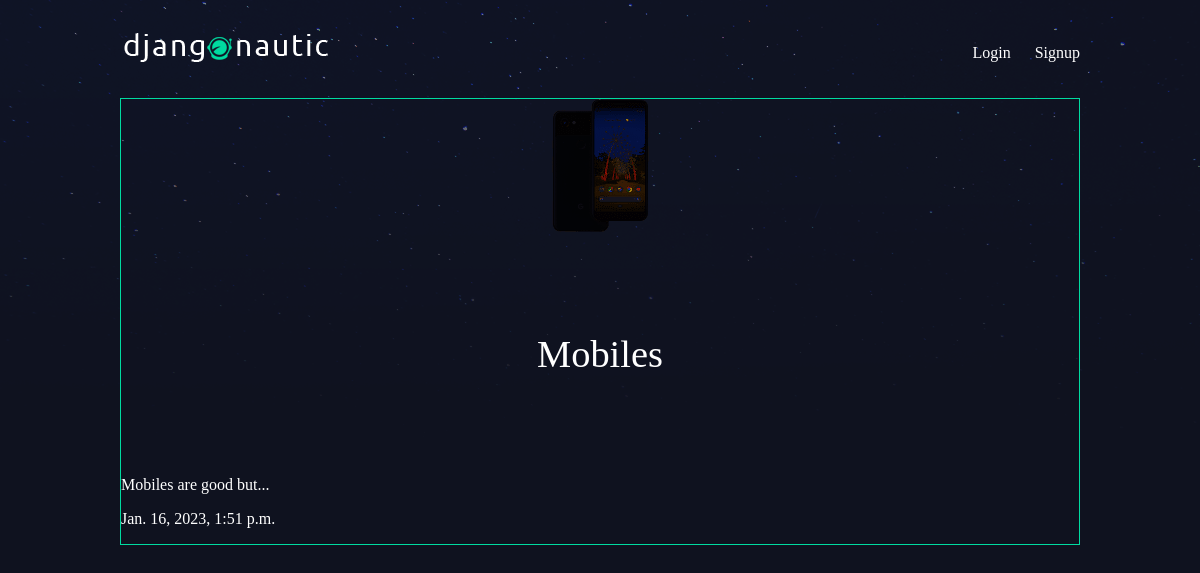
Page /articles/mobiles/ on the committed database.
### articles/models.py (models this page shows, shortened)
class Article(models.Model):
    title = models.CharField(max_length=100)
    slug = models.SlugField()
    body = models.TextField()
    date = models.DateTimeField(auto_now_add=True)
    thumbnail = models.ImageField(blank=True, default='default.png')
    author = models.ForeignKey(User, default=None, on_delete=models.CASCADE)

### articles/views.py (the view)
# urls.py: re_path(r'^(?P<slug>[\w-]+)/$', views.article_detail, name='detail')
def article_detail(request, slug):
    article = Article.objects.get(slug=slug)
    return render(request, 'articles/article_detail.html', {
        'article': article
    })

### articles/templates/articles/article_detail.html
{% extends 'base_layout.html' %}
{% block content %}
<div class="article-detail">
    <div class="article">
        <img src="{{ article.thumbnail.url }}" alt="" class="thumbnail-img"/>
        <h1>{{ article.title }}</h1>
        <p>{{ article.body }}</p>
        <p>{{ article.date }}</p>
    </div>
</div>
{% endblock %}

### assets/styles.css (style rules this page uses)
body { background-color: #0f121f; background-image: url(stars.png); background-repeat: no-repeat; color: #fff; }
body * { font-family: Ubuntu; }
h1, h2, h3, h4, h5 { font-weight: normal; margin: 0; }
div.wrapper h1 { text-align: center; margin: 100px auto; font-size: 2.4em }
.article { padding: 10px; border: 1px solid #00dba0; position: relative; padding-bottom: 40px }
.article-detail .article { padding: 0 }
.article-detail .article img { max-width: 100%; text-align: center; }
.thumbnail-img { display: block; margin-left: auto; margin-right: auto }

### rows in the picture
Article: thumbnail (picture), title "Mobiles", body "Mobiles are good but...", date "Jan. 16, 2023, 1:51 p.m."
